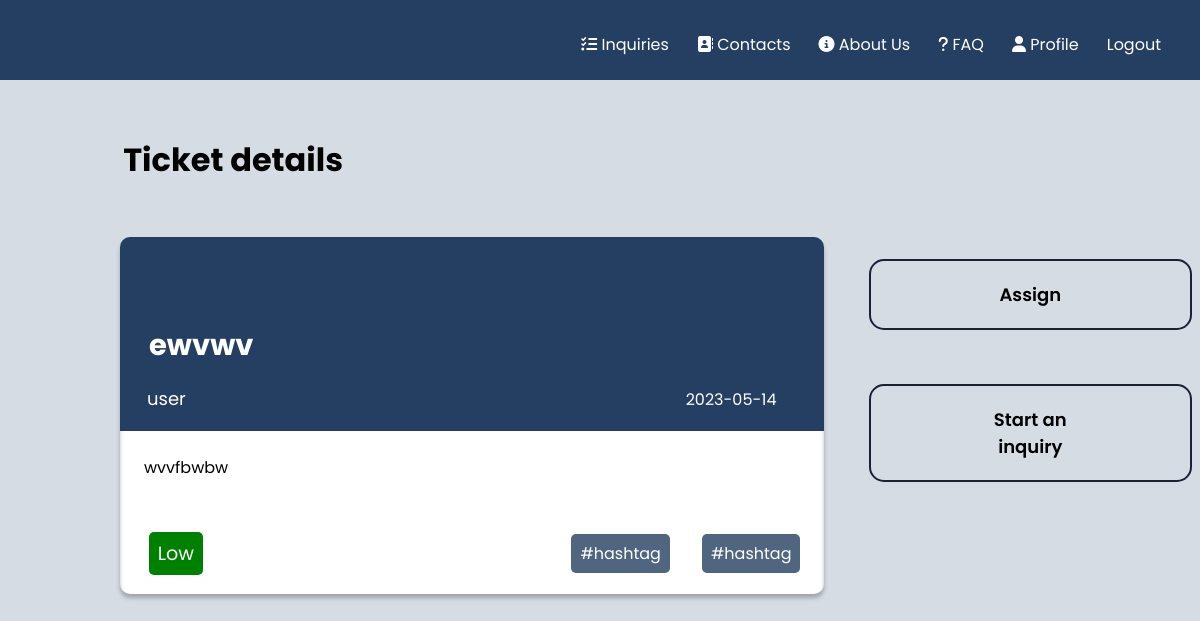
Page /pages/ticket_detail.php?ticket=1 (signed in) on the earlier database version.
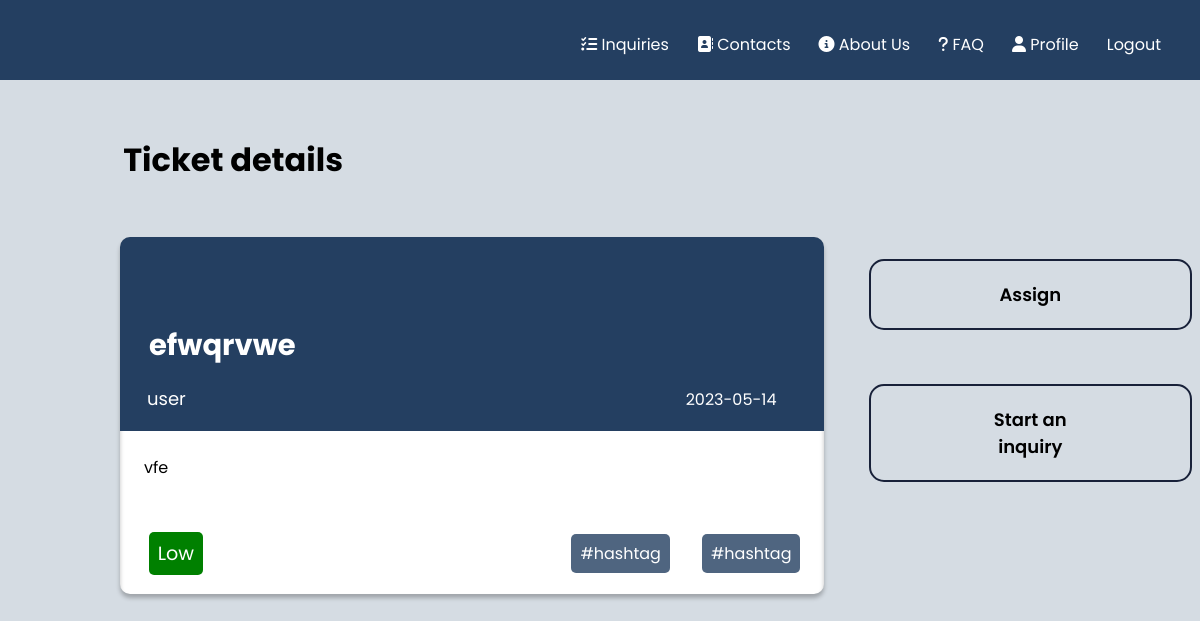
Same page on the later database version.
### tables this page shows
CREATE TABLE tickets(

    idTicket integer primary key AUTOINCREMENT,
    title text NOT NULL,
    description text,
    status text references Status(title),
    idAgent text references Agents(idAgent),
    idClient text references Clients(idClient),
    department text references department(title),
    priority text,
    hashtag text,
    date datetime
);

### pages/ticket_detail.php (called while the page is built, shortened)
<?php
    require_once(__DIR__ . '/../database/connection.db.php');
    include '../database/ticket.class.php';
    include '../database/user.class.php';
    include '../utils/session.php';
    include '../templates/tickets.tpl.php';
    include '../templates/ticket_detail.tpl.php';
    $session = new Session();
    $db = getDatabaseConnection();
    $user = User::getUserWithId($db, $session->getID());
    $ticket = $user->getTicketWithID($db, $_GET['ticket']);
    drawTicketDetail($ticket, $user);
?>

### database/ticket.class.php (called while the page is built, shortened)
<?php
     class Ticket{
        public function __construct(int $idTicket, string $title, string $status,
          string $description, string $department, string $priority, string $date){
            $this->title = $title;
            $this->description = $description;
            $this->priority = $priority;
            $this->date = $date;
        }
     }
?>

### database/user.class.php (called while the page is built, shortened)
<?php
     class User{
        public function getTicketWithID($db, $id){
            $stmt = $db->prepare('SELECT idTicket, date, title, status, description, department, priority FROM tickets WHERE idTicket = ?');
            $stmt->execute([$id]);
            $ticketRows = $stmt->fetchAll(PDO::FETCH_ASSOC);
            $row = $ticketRows[0];
            $ticket = new Ticket(
                $row['idTicket'],
                $row['title'],
                $row['status'],
                $row['description'],
                $row['department'],
                $row['priority'],
                $row['date']
            );
            return $ticket;
        }
        static function getUserWithID(PDO $db, int $id) : ?User {
            $stmt = $db->prepare('
                SELECT u.idUser, u.email, u.name, u.username
                FROM users u JOIN admins a ON u.idUser = a.idAdmin
                WHERE u.idUser = ?');
            $stmt->execute(array($id));
            $row = $stmt->fetch(PDO::FETCH_ASSOC);
            $stmt = $db->prepare('
                SELECT u.idUser, u.email, u.name, u.username
                FROM users u JOIN agents a ON u.idUser = a.idAgent
                WHERE u.idUser = ?');
            $stmt->execute(array($id));;
            $row = $stmt->fetch(PDO::FETCH_ASSOC);
            if ($row !== false) {
                return new Agent($row['idUser'], $row['email'], $row['name'], $row['username']);
            }
            return null;
            }
     }
?>

### utils/session.php (called while the page is built, shortened)
<?php
class Session{
      public function getID() : ?int {
        return isset($_SESSION['id']) ? $_SESSION['id'] : null;
      }
}
?>

### templates/ticket_detail.tpl.php (the view)
<?php function drawTicketDetail(Ticket $ticket, User $user) { ?>
    <h1 class="details">Ticket details</h1>
        <main class = "all">
            <section class="box">
                <div class="content">
                    <h1 class="title"><?php echo $ticket->title ?></h1>
                    <div class ="try">
                        <h3 class="author">user</h3>
                        <p class="date"><?php echo $ticket->date ?></p>
                    </div>
                </div>
                <p class="description"><?php echo $ticket->description ?></p>
                <div class = "end">
                    <p class="priority"><?php echo $ticket->priority ?></p>
                    <div class = "hashtags">
                        <p class="hashtag">#hashtag</p>
                        <p class="hashtag">#hashtag</p>
                    </div>
                </div>
            </section>
            <section class="assign">
                <button class="button-assign" role="button">Assign</button>
                <br>
                <button class="button-assign" role="button">Start an inquiry</button>
            </section>
        </main>
    </body>
</html>
<?php } ?>

Differences in the rows shown:
changed tickets "Low": title "ewvwv" → "efwqrvwe"; description "wvvfbwbw" → "vfe"
